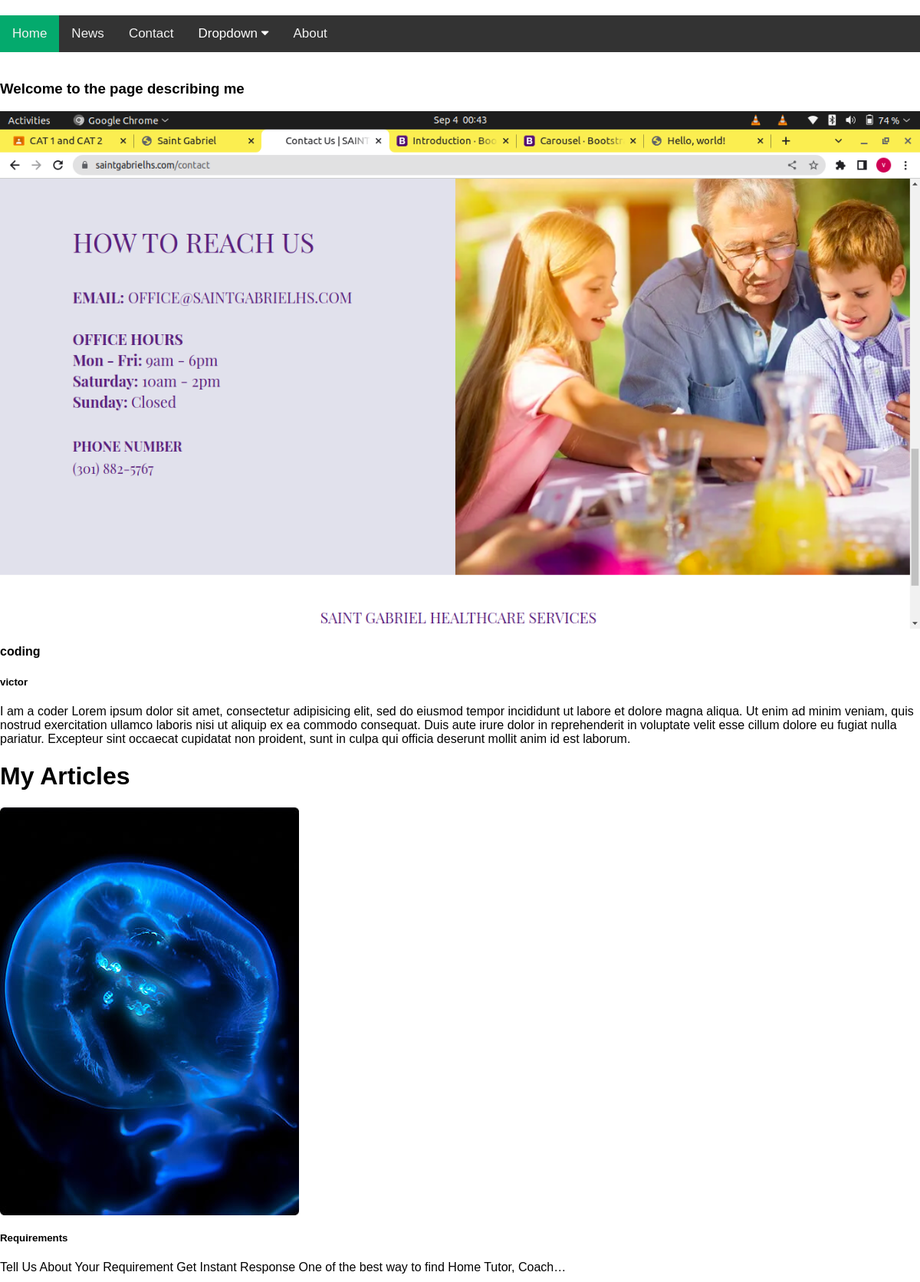
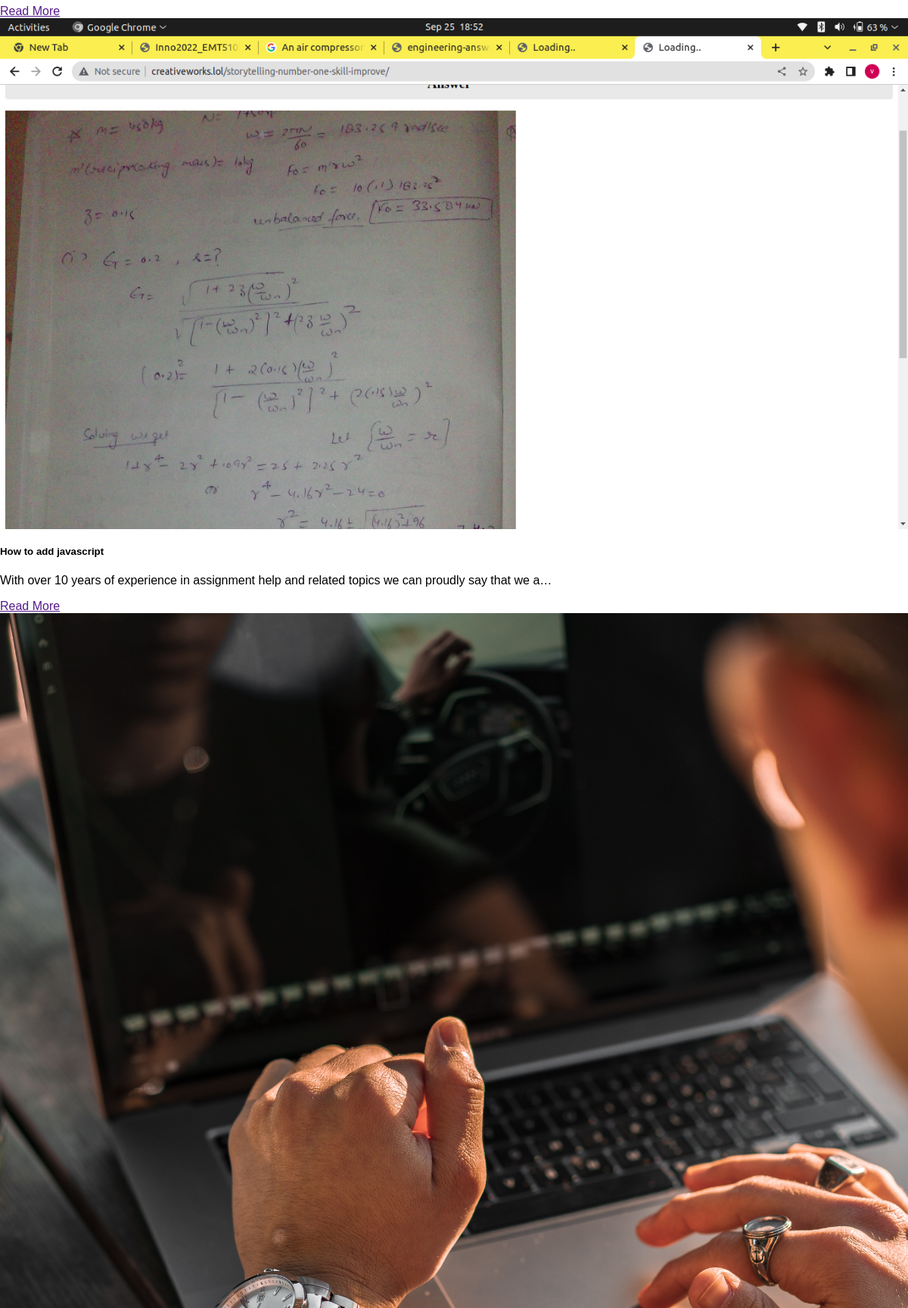
The page /profile/e7512a8a-5375-4042-a40f-7c7a3fa8f95e (upper part) on the database its author committed (2 pictures, top to bottom).
### profiles/models.py (models this page shows, shortened)
class UserProfile(models.Model):
    user = models.OneToOneField(User, on_delete=models.CASCADE)
    name = models.CharField(max_length = 200)
    email = models.EmailField()
    username = models.CharField(max_length=200)
    profession = models.CharField(max_length=200)
    picture = models.ImageField(upload_to = 'img', blank=True, null=True)
    about = models.TextField()
    profile_id = models.UUIDField(default= uuid.uuid4, editable=False, unique=True, primary_key=True)

### freelanceapp/models.py (models this page shows, shortened)
class Post(models.Model):
    writer = models.ForeignKey(UserProfile, on_delete = models.SET_NULL, null=True, blank=True)
    title= models.CharField(max_length=500)
    body = models.TextField()
    image = models.ImageField(upload_to='img')
    post_id = models.UUIDField(default=uuid.uuid4, primary_key=True, unique=True, editable=False)
    created = models.DateTimeField(auto_now_add=True)
    modified = models.DateTimeField(auto_now=True)
    slug = models.SlugField()
    category = models.ForeignKey('Category', on_delete=models.SET_NULL, blank=True, null=True)

### profiles/views.py (the view)
# urls.py: path('profile/<str:pk>', views.profile, name='profile'),
def profile(request, pk):
    user_profile = UserProfile.objects.get(profile_id=pk)
    context={'profile':user_profile}
    return render(request, 'profiles/profile.html', context)

### profiles/templates/profiles/profile.html
{% extends 'base.html' %}
{% block content %}
<h3>Welcome to the page describing me </h3>
<div>
    <img src="{{ profile.picture.url }}">
</div>
<div>
    <h4>{{ profile.profession }}</h4>
    <h5>{{ profile.name }}</h5>
</div>
<div>
    <p>{{ profile.about }}</p>
</div>
<div>
    <h1>My Articles</h1>
    {% for post in profile.post_set.all %}
    <div class="card">
        <img src="{{ post.image.url }}">
        <div class="cardBody">
            <h5 class="card-title">{{ post.title }}</h5>
            <p class="card-text">{{ post.body|safe|truncatechars:'100' }}</p>
            <a href="">Read More</a>
        </div>
    </div>
    {% endfor %}
</div>
{% endblock %}

### static/css/styles.css (style rules this page uses)
body { margin:0;font-family:Arial }

### static/css/detail.css (style rules this page uses)
body { margin-top:20px; }
img { max-width: 100%; }
img { vertical-align: middle; border-style: none; }

### rows shown on the page
UserProfile: picture (picture), profession "coding", name "victor", about "I am a coder Lorem ipsum dolor sit amet, consectetur adipisicing elit, sed do eiusmod tempor incididunt ut labore et dolore magna aliqua. Ut enim ad minim veniam, quis nostrud exercitation ullamco laboris nisi ut aliquip ex ea commodo consequat. Duis aute irure dolor in reprehenderit in voluptate velit esse cillum dolore eu fugiat nulla pariatur. Excepteur sint occaecat cupidatat non proident, sunt in culpa qui officia deserunt mollit anim id est laborum."
Post: image (picture), title "Requirements", body "Tell Us About Your Requirement Get Instant Response One of the best way to find Home Tutor, Coach…"
Post: image (picture), title "How to add javascript", body "With over 10 years of experience in assignment help and related topics we can proudly say that we a…"
Post: image (picture)
